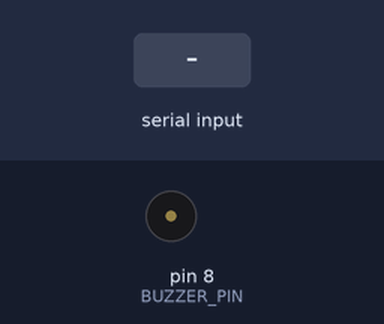
The sketch below on a simulated Arduino Uno, built with avr-gcc and run on an emulated ATmega328P. On the bench: buzzer (waves = sounding). The inputs (shaded band) are chosen by the test bench.

Above: at 1.2 s.
1.3 s: "H" received over Serial
At 1.55 s:
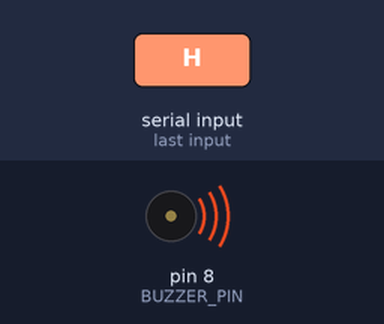
Timing chart, 0 to 4.3 s (numbered marks = the images above; inputs shaded):
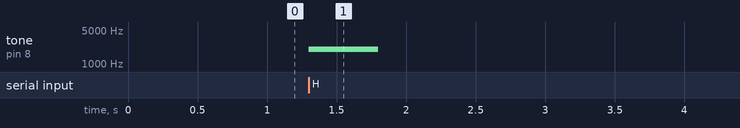

Measured:
- after the input at 1.3 s, tone on pin 8 (BUZZER_PIN): silent → 2000 Hz at once, → silent 0.50 s later

The sketch:

alarm_controller.ino
```cpp
/**
 * @file alarm_controller.ino
 * @brief Non-blocking Arduino firmware for audio alarm triggering via USB Serial
 */

// Hardware Configuration
const uint8_t BUZZER_PIN = 8;          // Digital pin connected to buzzer signal
const bool IS_PASSIVE_BUZZER = true;  // Set 'true' for Piezo PWM tone, 'false' for Active Buzzer

// Timing & Audio Parameters
const uint16_t ALARM_FREQUENCY = 2000; // Tone frequency in Hz (for passive buzzers)
const uint32_t ALARM_DURATION_MS = 500; // Alarm duration per trigger

// State Variables
bool alarmActive = false;
uint32_t alarmStartTime = 0;

void setup() {
    Serial.begin(9600);
    pinMode(BUZZER_PIN, OUTPUT);
    stopAlarm();
}

void loop() {
    processSerialInput();
    updateAlarmState();
}

/**
 * @brief Reads incoming serial commands at different times
 */
void processSerialInput() {
    while (Serial.available() > 0) {
        char command = Serial.read();
        if (command == 'H') {
            startAlarm();
        }
    }
}

/**
 * @brief Turns off alarm after set period of time
 */
void updateAlarmState() {
    if (alarmActive && (millis() - alarmStartTime >= ALARM_DURATION_MS)) {
        stopAlarm();
    }
}

/**
 * @brief Activates alarm
 */
void startAlarm() {
    alarmActive = true;
    alarmStartTime = millis();

    if (IS_PASSIVE_BUZZER) {
        tone(BUZZER_PIN, ALARM_FREQUENCY);
    } else {
        digitalWrite(BUZZER_PIN, HIGH);
    }
}

/**
 * @brief Deactivates alarm
 */
void stopAlarm() {
    alarmActive = false;
    if (IS_PASSIVE_BUZZER) {
        noTone(BUZZER_PIN);
    } else {
        digitalWrite(BUZZER_PIN, LOW);
    }
}
```
